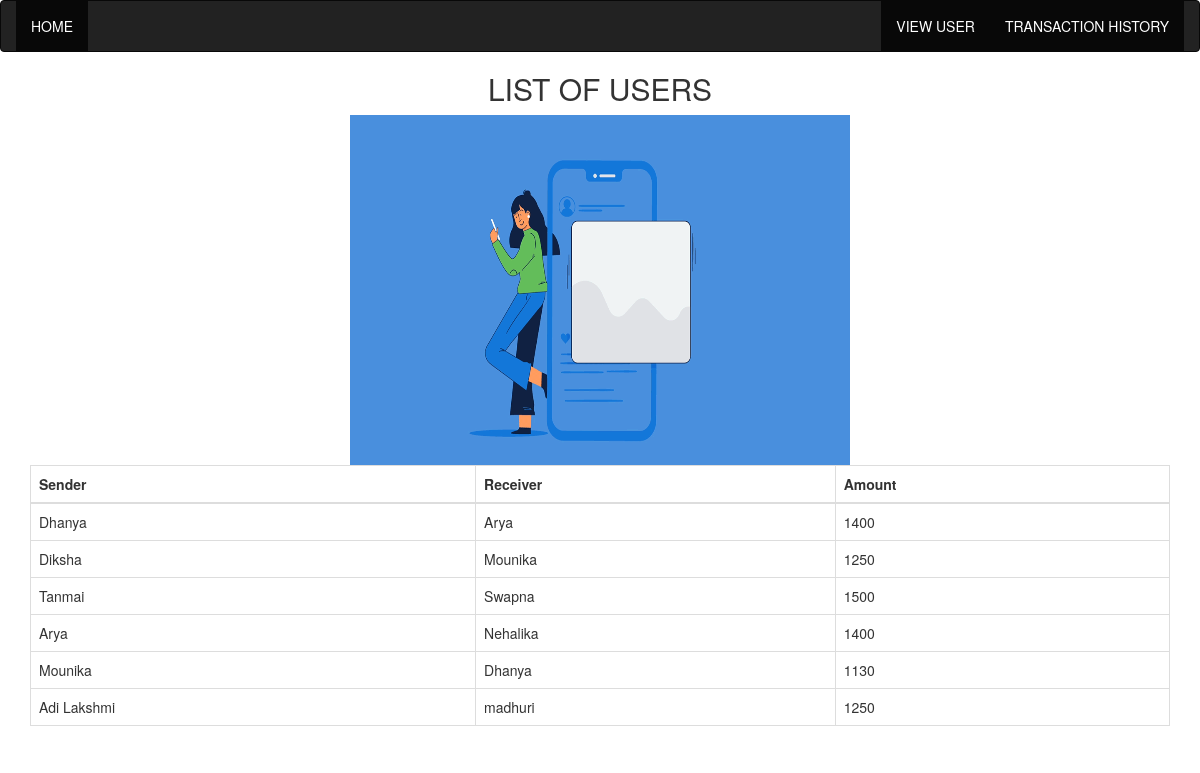
/transaction.php, run on the app's committed database.
### tables this page shows
CREATE TABLE `mini_statement` (
  `sender` varchar(50) NOT NULL,
  `receiver` varchar(50) NOT NULL,
  `amount` double DEFAULT NULL
);

### transaction.php (the view, shortened to what this page needs)
<?php
$con=mysqli_connect('localhost','root','','Basic-Banking-System');
$q="select *from mini_statement";
$result=mysqli_query($con,$q);
?>
<!DOCTYPE html>
<html>
	<head>
	<head>
        <link rel="stylesheet" href="https://maxcdn.bootstrapcdn.com/bootstrap/3.3.7/css/bootstrap.min.css" >
	</head>
	<body>
	<div>
	<div>
		<nav class="navbar navbar-inverse">
                <div class="container-fluid">
                  <ul class="nav navbar-nav">
                    <li class="active"><a href="home.php">HOME</a></li>
                  </ul>
                  <div class="collapse navbar-collapse" id="myNavbar">
                    <ul class="nav navbar-nav navbar-right">
                        <li class="active"><a href="getdetail.php">VIEW USER</a></li>
                        <li class="active"><a href="transaction.php">TRANSACTION HISTORY</a></li>
                    </ul>
                  </div>
                </div>
              </nav>
        </div>
		<center><h2>LIST OF USERS</h2>
            <img src="imgs\success.gif" alt="TRANSACTION HISTORY" width="500px" height="350px">
			</center>
        </div>
        <div class="container">
            <div class="table-responsive">
            <table class="table table-hover table-bordered">
			<thead>
			<tr class="bg-dark text-white text-center"><th>Sender</th> <th>Receiver <th>Amount</th></tr>
			</thead>
                <tbody>
				<tr>
			<?php while($row = $result->fetch_assoc()) { ?>
			<tr>
				<td><?php echo $row["sender"]; ?></td>
				<td><?php echo $row["receiver"]; ?></td>
				<td><?php echo $row["amount"]; ?></td>
			</tr>
			<?php } ?>
				</tbody>
			</table>
			</div>
		</div>
	</body>
</html>

### data on the page
mini_statement: sender "Dhanya", receiver "Arya", amount "1400"
mini_statement: sender "Diksha", receiver "Mounika", amount "1250"
mini_statement: sender "Tanmai", receiver "Swapna", amount "1500"
mini_statement: sender "Arya", receiver "Nehalika", amount "1400"
mini_statement: sender "Mounika", receiver "Dhanya", amount "1130"
mini_statement: sender "Adi Lakshmi", receiver "madhuri", amount "1250"
